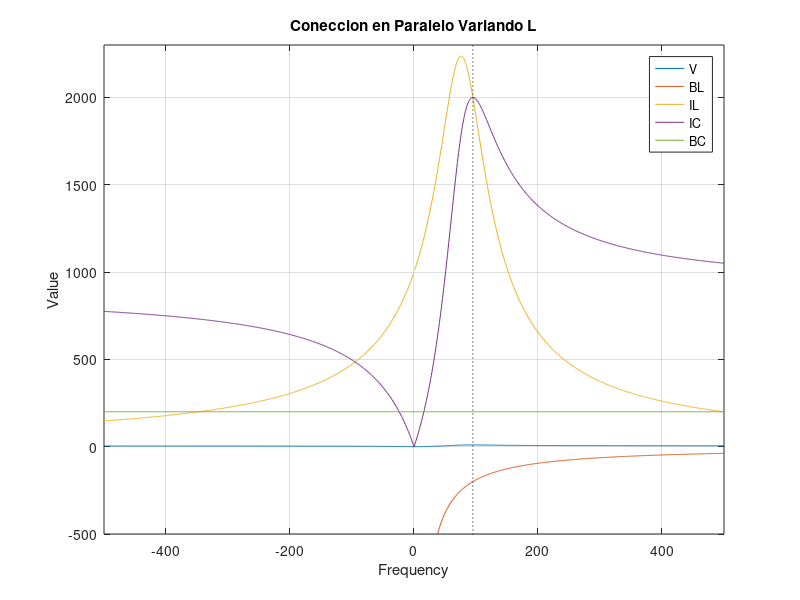

MATLAB code to generate this figure:
%function [Ireso,ICmax,ILmax]=parallel_varying_L(F,imax,BC,g)
figure;
f=-500:500;
F=95;
imax=1000;
g=100;
w0=2*pi*F;
BC=200;
c=abs(BC)/w0;%value of L in resonance(does not vary)
BL=-F*BC./f;
l=1/(c*w0^2);%value of C in resonance
L=BL(BL<=0);
L=1./abs(L*w0);
for index =1:length(L)
    V=imax./sqrt(g^2+(w0*c-1./(2*pi*f*L(index))).^2);
    IL=abs(BL).*V;
    IC=BC*V;
    plot(f,V),hold on;
    grid on;
    plot(f(f>=0),BL(BL<=0)),hold on;
    plot(f,IL),hold on;
    plot(f,IC),grid on;
    plot(f,BC*ones(1,length(f)));
    %draw vertical line
    y = ylim; % current y-axis limits
    plot([F F],[y(1) y(2)],'k.:')
    xlabel('Frequency');
    ylabel('Value');
    legend('V','BL','IL','IC','BC');
    title('Coneccion en Paralelo Variando L');
    hold off;
    axis([-500 500 -500 2300]);
    pause(0.0000001);
    if abs(L(index)-l)/L(index)<0.000000001
        ICmax=max(IC)
        Ireso=ICmax
        ILmax=max(IL)
        BLreso=BC
        Lreso=1/(BLreso*pi*F)
        return;
    end
end
%end